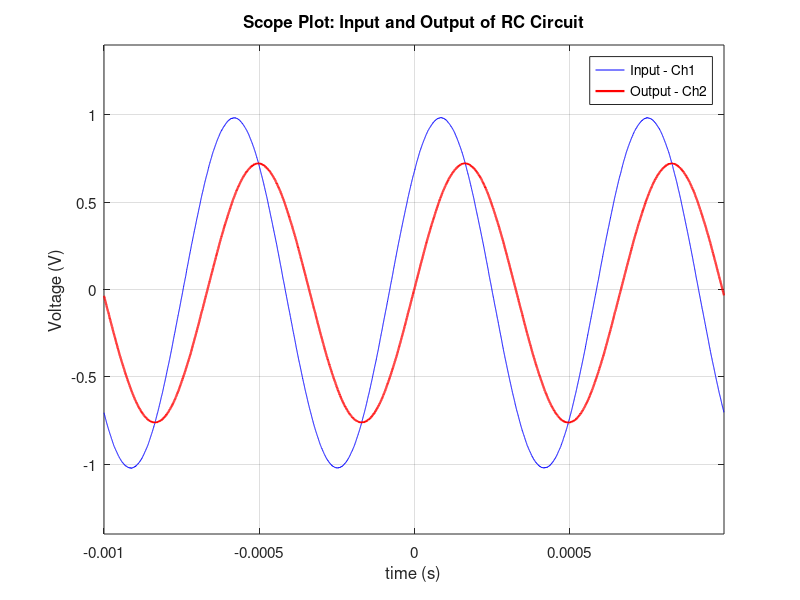

The MATLAB script that drew this image:
%Andy Werchniak 01/19/2016, Section Tuesday 5-8

data = csvread('scope_6.csv',2,0);

time=data(:,1);
ch1=data(:,2);
ch2=data(:,3);

figure(1)
plot(time,ch1,'b',time,ch2,'r','LineWidth',1.6);

axis([time(1),time(length(time)),-1.4,1.4])
grid on
xlabel('time (s)','FontSize',14)
ylabel('Voltage (V)','FontSize',14)
title('Scope Plot: Input and Output of RC Circuit','FontSize',14)
legend('Input - Ch1','Output - Ch2')
set(gca,'FontSize',11);